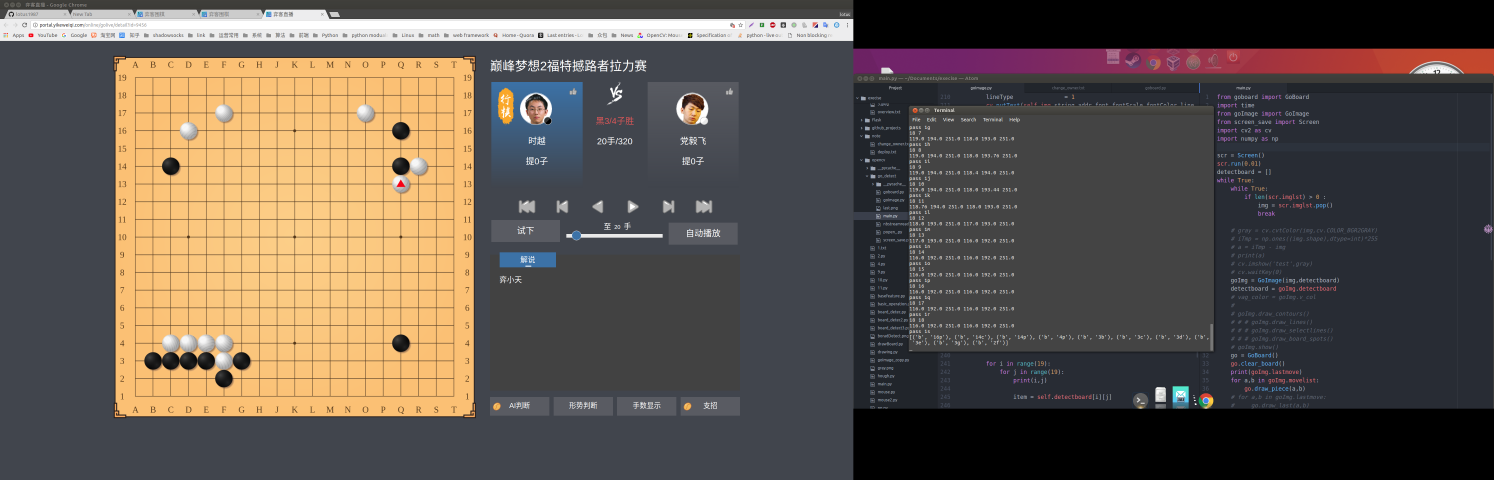
#> input picture last.png, 4480 x 1440 px (shown at 1/3 size)
$ python -i goImage.py   (imports and definitions only)   (older library calls are emulated)
#> lines starting #> are read from the running program, lines starting #| are printed output that depends on the picture; after the words box and inside, x2 and y2 are one past the last pixel; in counts of white or black regions, pixels touching at a corner belong together
import numpy as np
import cv2 as cv
from operator import itemgetter
# from goboard import GoBoard
# import time

class GoImage:
    def __init__(self,img,detectboard=[]):

        self.img = img
        if len(detectboard) > 0:
            # [7 lines of commented-out code are left out]
            self.detectboard = detectboard
        else:
            self.gray = cv.cvtColor(self.img,cv.COLOR_BGR2GRAY)
            self.edges = self.get_edges()
            self.contours = self.get_contours()[0]
            self.lines = self.get_lines()
            # [6 lines of commented-out code are left out]
            self.filter_contours = self._filter_contours()
            k = 150
            while not (len(self.filter_contours) > 0):
                k += 160
                self.contours = self.get_contours(k)[0]
                self.filter_contours = self._filter_contours()

            self.selectlines = self._selectlines()
            self.detectboard = self.detectboard()

        self.movelist,  self.lastmove = self.get_movelist()
    def get_edges(self):
        edges = cv.Canny(self.gray,50,150,apertureSize = 3)
        return edges
    # 检测直线
    def get_lines(self):
        newlines = []
        # 弈客检测表现好
        # lines = cv.HoughLinesP(self.edges,1,np.pi/180,100,minLineLength=50,maxLineGap=10)

        # 弈城表现调整
        lines = cv.HoughLinesP(self.edges,1,np.pi/180,100,minLineLength=50,maxLineGap=1)
        for line in lines:
            newlines.append(line[0])
        return newlines
    # 绘制检测到的直线
    # [5 lines left out: function draw_lines, not called in this run]

    # 检测轮廓
    def get_contours(self,k=50):
        # ret, binary = cv.threshold(self.gray,200,255,cv.THRESH_BINARY)
        ret, binary = cv.threshold(self.gray,k,125,cv.THRESH_BINARY)
        # 轮廓检测
        _ ,contours, hierarchy = cv.findContours(binary, cv.RETR_TREE, cv.CHAIN_APPROX_NONE)
        return (contours,hierarchy)
    # 过滤轮廓，得到棋盘位置
    def _filter_contours(self):
        filter_contours_list = []
        n = 0
        max_area = 0
        #测试用
        arch = self.get_contours()[1]
        print(arch)
        for i in range(len(self.contours)):
            cnt = self.contours[i]
            M = cv.moments(cnt)
            if M['m00']:
                # cx = int(M['m10']/M['m00'])
                # cy = int(M['m01']/M['m00'])
                # centroids = (cx,cy)
                area = M['m00']
                # 轮廓面积限定
                if 500000 < area < 2880000 :
                    # 作轮廓的最小外接矩形
                    # x,y  矩形左上角坐标 w,h 矩形 宽，高
                    x,y,w,h = cv.boundingRect(self.contours[i])
                    print('size is ok')
                    # print(i,arch)
                    # 判断矩形是否为正方形
                    if abs(int(w)-int(h)) <= 10:
                        n += 1
                        print(area,w,h)
                        # 选择符合条件的最大正方形轮廓
                        if max_area < area:
                            max_area = area
                            filter_contours_list.append(self.contours[i])

        print('filter_contours nums : {} '.format(n))
        return filter_contours_list
    # 绘制轮廓 参数0,-1 选择绘制过滤 或者 全部轮廓
    # [5 lines left out: function draw_contours, not called in this run]
    # 选择棋盘最外测直线
    def _selectlines(self):

        a,b,c,d = cv.boundingRect(self.filter_contours[-1])
        print(a,b,c,d)

        # 弈客参数调整
        a += 20
        b += 20
        c -= 20
        d -= 20
        selectlines = []
        for line in self.lines:

            x1,y1,x2,y2 = line
            if  a < x1 < a+c-20 and a < x2 < a+c-20 and b < y1 <= b+d-20 and b < y2 < b+d-20 :
                selectlines.append(line)
        return selectlines
    # 绘制直线
    # [5 lines left out: function draw_selectlines, not called in this run]


    def _four(self):
        if self.selectlines is not None:
            selectlines = sorted(self.selectlines,key=itemgetter(0))
            a1 = selectlines[0][0]
            a2 = selectlines[-1][0]
            selectlines = sorted(self.selectlines,key=itemgetter(1))
            b1 = selectlines[0][1]
            b2 = selectlines[-1][1]
            return (a1,b1,a2,b2)

    # [7 lines left out: function four_spots, not called in this run]
    # 通过最外测直线的参数计算出棋盘坐标点
    def detectboard(self):

        a1,b1,a2,b2 = self._four()
        print(a1,b1,a2,b2)
        dist =(a2-a1)/18
        detectboard =[]
        for i in range(19):
            detectboard.append([(b1 + dist*i,a1 + dist*j) for j in range(19)])
        return detectboard
    # 绘制棋盘坐标点
    # [5 lines left out: function draw_board_spots, not called in this run]

    # 棋子颜色信息检测，这个过程问题很多，效果不好，之前尝试过简化，但简化了应对不同的棋盘，会出错。
    def piece_color_val(self,coo):
        if coo:
            pcs1 = self.img[int(coo[0])-10:int(coo[0])-5,int(coo[1])+5:int(coo[1])+10]

            n = 0
            a,b,c = 0,0,0
            for i in pcs1:
                for j in i:
                    n += 1
                    a += int(j[0])
                    b += int(j[1])
                    c += int(j[2])
            pcs2 = self.img[int(coo[0])+5:int(coo[0])+10,int(coo[1])+5:int(coo[1])+10]

            d,e,f = 0,0,0
            for i in pcs2:
                for j in i:
                    d += int(j[0])
                    e += int(j[1])
                    f += int(j[2])
            print(a/n,b/n,c/n,d/n,e/n,f/n)
            return a/n,b/n,c/n,d/n,e/n,f/n
    # 之前用过的颜色分析方式之一，目前没有用到
    # [35 lines left out: functions piece_color_anal, draw_text, vag_color, not called in this run]
    # 分析棋盘每个坐标附近的颜色，得到棋盘信息。附加了棋子是否为最后一步的判断，这个过程用时太多，待简化
    def get_movelist(self):
        movelist = []
        lastmove = []
        def parse_coo(i,j):
            x = 19-int(i)
            def gocoo(a):
                lst = 'abcdefghijklmnopqrs'
                return lst[int(a)]
            y = gocoo(j)
            return str(x)+str(y)

        for i in range(19):
            for j in range(19):
                print(i,j)

                item = self.detectboard[i][j]

                a,b,c,d,e,f = self.piece_color_val(item)
                if e -d > 60 and f - d > 60:
                    print('pass',parse_coo(i,j))
                    pass
                else:

                    if d > 150:
                        movelist.append(('w',parse_coo(i,j)))
                        print('w',parse_coo(i,j))

                    if d < 70:
                        movelist.append(('b',parse_coo(i,j)))
                        print('b',parse_coo(i,j))

                    if (d - a > 80 or e - b > 80 or f -c > 80) and d > 150:
                        lastmove.append(('w',parse_coo(i,j)))
                        print('w',parse_coo(i,j))
                    if (a - d < 25 or b - e < 25 or c - f < 25) and d < 120:
                        lastmove.append(('b',parse_coo(i,j)))
                        print('b',parse_coo(i,j))

                        #需要再加黑棋最后的方法
        return movelist,lastmove

    def show(self):
        cv.imshow('goimage',self.img)
        cv.waitKey(0)

>>> import cv2
>>> picture = cv2.imread('last.png')
#> picture is the input picture: shape (1440, 4480, 3); mean B, G, R 76.6, 84.4, 93.6
>>> result = GoImage(picture).get_contours()
#> in __init__, `self.gray = cv.cvtColor(self.img,cv.COLOR_BGR2GRAY)`:
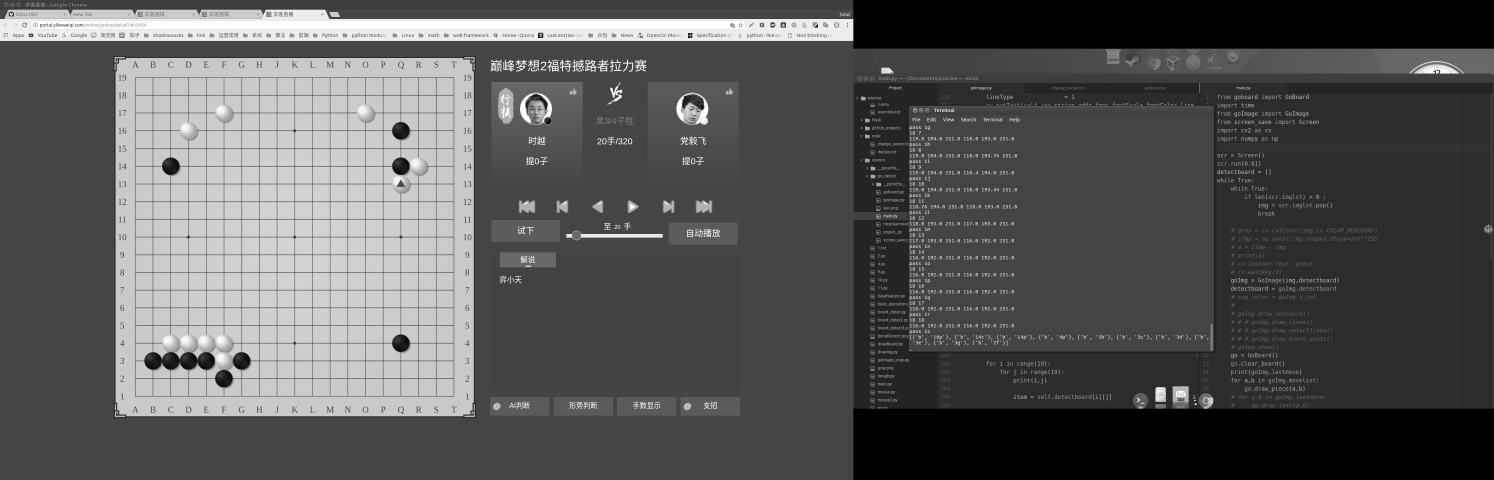
#> self.gray: shape (1440, 4480) (shown at 1/3 size); min 0, max 255, mean 86.4
#> in get_edges, `edges = cv.Canny(self.gray,50,150,apertureSize = 3)`:
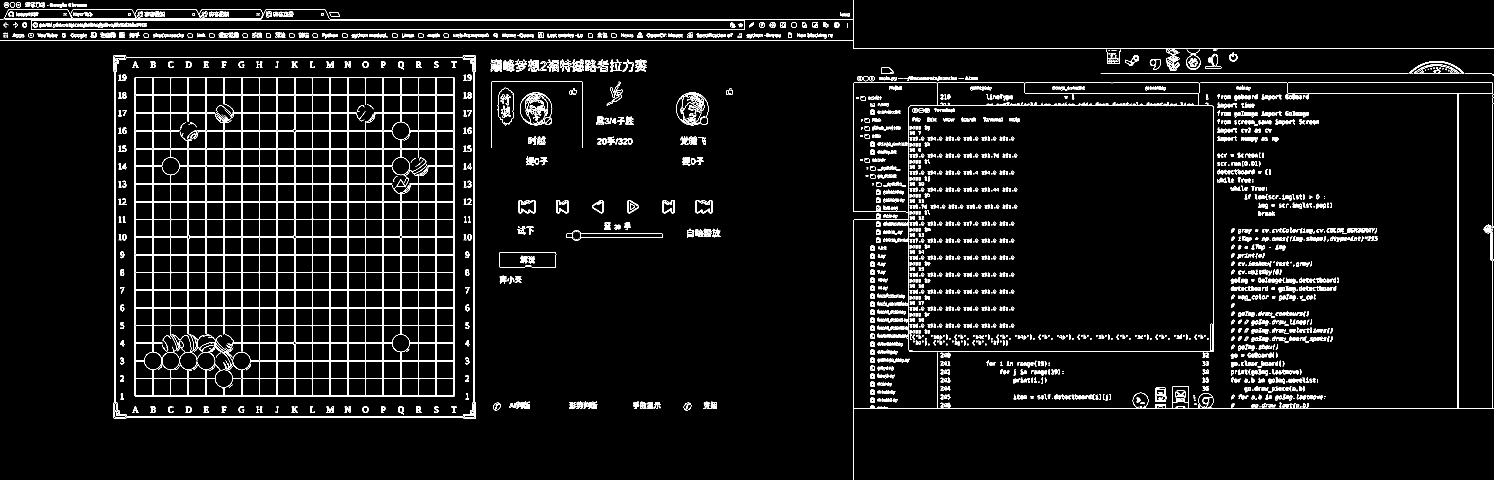
#> edges: shape (1440, 4480) (shown at 1/3 size); 3.5% white in thin lines or dots
#> in get_contours, `ret, binary = cv.threshold(self.gray,k,125,cv.THRESH_BINARY)`:
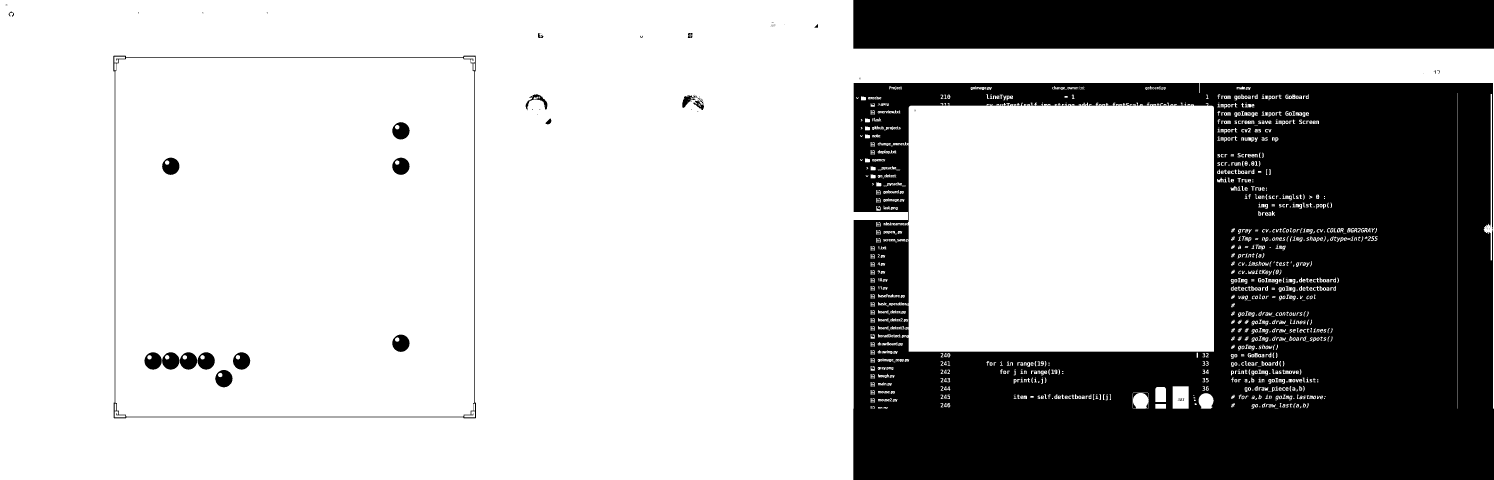
#> binary: shape (1440, 4480) (shown at 1/3 size); values 0 (black) and 125 (white), 71.4% white; 661 black regions (574 under 20 px)
#> in get_contours, `ret, binary = cv.threshold(self.gray,k,125,cv.THRESH_BINARY)`: ret = 50
#> in get_contours, `_ ,contours, hierarchy = cv.findContours(binary, cv.RETR_TREE, cv.CHAI..`: contours = 1903 contours, 772 with area under 20; largest, box (x1, y1, x2, y2) and area: (0, 0, 4480, 1440) 3884908, (339, 166, 1429, 1256) 1170790, (346, 173, 1422, 1250) 1155168, (2712, 308, 3642, 1055) 675992, (485, 1056, 646, 1110) 6481
#> in __init__, `self.contours = self.get_contours()[0]`: self.contours has the same summary as contours in get_contours
#> in get_lines, `lines = cv.HoughLinesP(self.edges,1,np.pi/180,100,minLineLength=50,max..`: lines = 237 rows, first 6: [990, 57, 2559, 57], [0, 122, 2559, 122], [93, 87, 2234, 87], [93, 62, 2234, 62], [2661, 1225, 3399, 1225], [2926, 145, 2987, 145]
#> the loop in get_lines, `for line in lines:` made 237 passes
#> after the loop in get_lines, `for line in lines:`: newlines = 237 items, first 6: [990, 57, 2559, 57], [0, 122, 2559, 122], [93, 87, 2234, 87], [93, 62, 2234, 62], [2661, 1225, 3399, 1225], [2926, 145, 2987, 145]
#> in __init__, `self.lines = self.get_lines()`: self.lines has the same summary as newlines in get_lines
#> in _filter_contours, `arch = self.get_contours()[1]`: arch = 1903 rows, first 6: [1, -1, -1, -1], [2, 0, -1, -1], [3, 1, -1, -1], [4, 2, -1, -1], [5, 3, -1, -1], [6, 4, -1, -1]
#> (printed output is left out)
#> the loop in _filter_contours, `for i in range(len(self.contours)):` made 1903 passes
#> area on passes 2, 8, 10, 11, 13, 14, 17, 18, 19, 20, 21, 22: 24, 47, 26.5, 47, 37, 47, 60.5, 26.5, 72, 25.5, 403, 23.5
#> after the loop in _filter_contours, `for i in range(len(self.contours)):`: filter_contours_list = 1 contour; box (x1, y1, x2, y2) and area: (339, 166, 1429, 1256) 1170790; max_area = 1170790.5; n = 2
#| filter_contours nums : 2
#> in __init__, `self.filter_contours = self._filter_contours()`: self.filter_contours has the same summary as filter_contours_list in _filter_contours
#> after the loop in __init__, `while not (len(self.filter_contours) > 0):`: k = 150
#> in _selectlines, `a,b,c,d = cv.boundingRect(self.filter_contours[-1])`: a = 339; b = 166; c = 1090
#| 339 166 1090 1090
#> in _selectlines, `a += 20`: a = 359
#> in _selectlines, `b += 20`: b = 186
#> in _selectlines, `c -= 20`: c = 1070
#> the loop in _selectlines, `for line in self.lines: ` made 237 passes
#> after the loop in _selectlines, `for line in self.lines:`: selectlines = 179 items, first 6: [832, 871, 1362, 871], [404, 1187, 617, 1187], [1362, 1189, 1362, 232], [620, 818, 670, 818], [405, 1189, 1361, 1189], [726, 659, 1360, 659]
#> in __init__, `self.selectlines = self._selectlines()`: self.selectlines has the same summary as selectlines in _selectlines
#> in _four, `selectlines = sorted(self.selectlines,key=itemgetter(0))`: selectlines = 179 items, first 6: [404, 1187, 617, 1187], [404, 1186, 404, 233], [405, 1189, 1361, 1189], [406, 606, 563, 606], [406, 231, 1360, 231], [406, 553, 617, 553]
#> in _four, `a1 = selectlines[0][0]`: a1 = 404
#> in _four, `a2 = selectlines[-1][0]`: a2 = 1362
#> in _four, `selectlines = sorted(self.selectlines,key=itemgetter(1))`: selectlines = 179 items, first 6: [406, 231, 1360, 231], [991, 233, 1041, 233], [566, 233, 617, 233], [885, 233, 935, 233], [938, 233, 988, 233], [1098, 233, 1148, 233]
#> in _four, `b1 = selectlines[0][1]`: b1 = 231
#> in _four, `b2 = selectlines[-1][1]`: b2 = 1189
#> in detectboard, `a1,b1,a2,b2 = self._four()`: a1 = 404; b1 = 231; a2 = 1362; b2 = 1189
#| 404 231 1362 1189
#> in detectboard, `dist =(a2-a1)/18`: dist = 53.22
#> after the loop in detectboard, `for i in range(19):`: detectboard = 19 items
#> after the loop in get_movelist, `for i in range(19):`: lastmove = [('b', '16p'), ('b', '14c'), ('b', '14p'), ('b', '13p'), ('b', '4p'), ('b', '3b'), ('b', '3c'), ('b', '3d'), ('b', '3e'), ('b', '3g'), ('b', '2f')]; movelist = [('w', '17f'), ('w', '17n'), ('w', '16d'), ('b', '16p'), ('b', '14c'), ('b', '14p'), ('w', '14q'), ('b', '13p'), ('w', '4c'), ('w', '4d'), ('w', '4e'), ('w', '4f'), ('b', '4p'), ('b', '3b'), ('b', '3c'), ('b', '3d'), ('b', '3e'), ('w', '3f'), ('b', '3g'), ('b', '2f')]
#> in __init__, `self.movelist,  self.lastmove = self.get_movelist()`: self.movelist has the same summary as movelist in get_movelist; self.lastmove has the same summary as lastmove in get_movelist
#> result has the same summary as contours in get_contours
